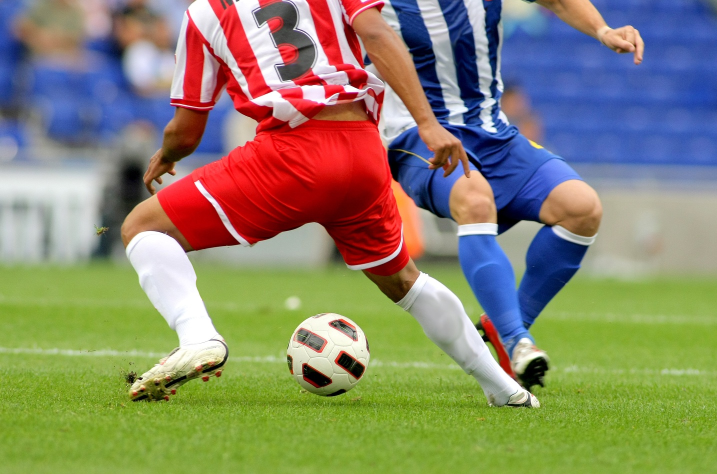
#> input picture python/opencv/day3/data1.jpg, 1434 x 948 px, found by its file name (shown at 1/2 size)
$ python ex4.py
#> lines starting #> are read from the running program, lines starting #| are printed output that depends on the picture
import cv2
import numpy as np

oj_img=cv2.imread('./pn/opencv/day3/data1.jpg',cv2.IMREAD_UNCHANGED)
#> oj_img is the input picture: shape (948, 1434, 3); mean B, G, R 107.2, 133.3, 136.9
img=cv2.cvtColor(oj_img,cv2.COLOR_BGR2RGB)
img=cv2.cvtColor(img,cv2.COLOR_RGB2BGR)

print(img.shape)
#| (948, 1434, 3)
tr_img1=cv2.resize(img,(0,0),fx=0.25,fy=0.25)
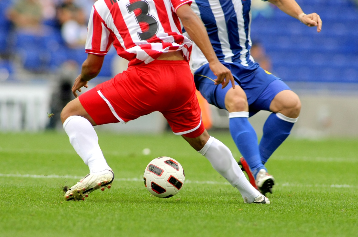
#> tr_img1: shape (237, 358, 3); mean B, G, R 107.3, 133.4, 137
print(tr_img1.shape)
#| (237, 358, 3)
tr_img2=cv2.resize(img,(100,100))
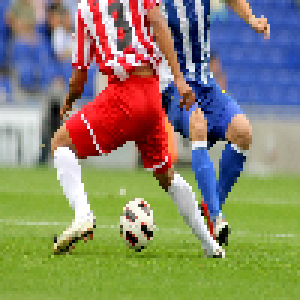
#> tr_img2: shape (100, 100, 3) (shown 3 times larger); mean B, G, R 107.2, 133.1, 136.7
print(tr_img2.shape)
#| (100, 100, 3)

def g_tr(f,g=1.0):
#> called with g = 0.5
    s_f=f/255.0
    return np.uint8(255*(s_f**g))
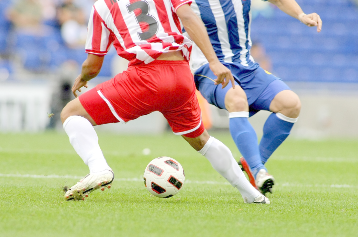
#> returned value: shape (237, 358, 3); mean of channels 0, 1, 2 154, 174.9, 180.3; drawn as B, G, R
end_img=np.hstack((g_tr(tr_img1,0.5),g_tr(tr_img1,0.7),g_tr(tr_img1,2.0),g_tr(tr_img1,3.0)))
#> call 2 of g_tr, with g = 0.7
#> in g_tr (call 2), `return np.uint8(255*(s_f**g))`:
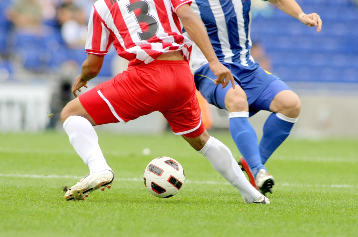
#> returned value: shape (237, 358, 3); mean of channels 0, 1, 2 131.7, 155.8, 160.5; drawn as B, G, R
#> call 3 of g_tr, with g = 2
#> in g_tr (call 3), `return np.uint8(255*(s_f**g))`:
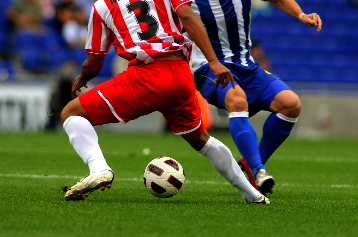
#> returned value: shape (237, 358, 3); mean of channels 0, 1, 2 62.7, 84.4, 86.9; drawn as B, G, R
#> call 4 of g_tr, with g = 3
#> in g_tr (call 4), `return np.uint8(255*(s_f**g))`:
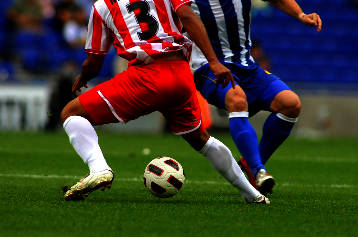
#> returned value: shape (237, 358, 3); mean of channels 0, 1, 2 42.9, 57.5, 60.9; drawn as B, G, R
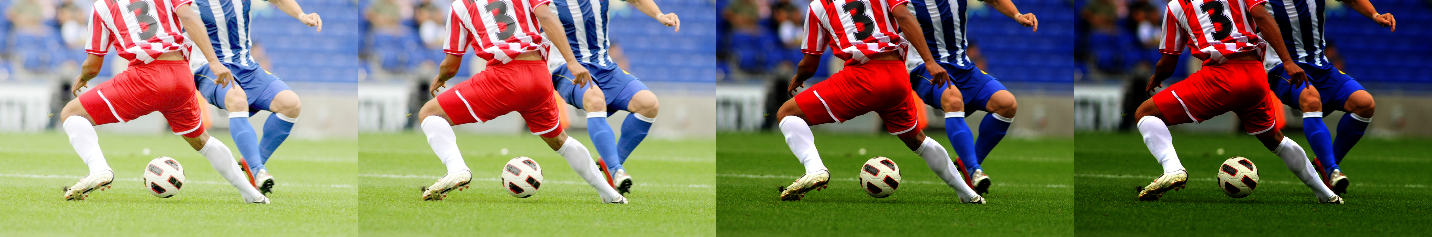
#> end_img: shape (237, 1432, 3); mean B, G, R 97.8, 118.2, 122.2
cv2.imshow('oj_img',img)
cv2.imshow('end_img',end_img)
cv2.waitKey(0)
